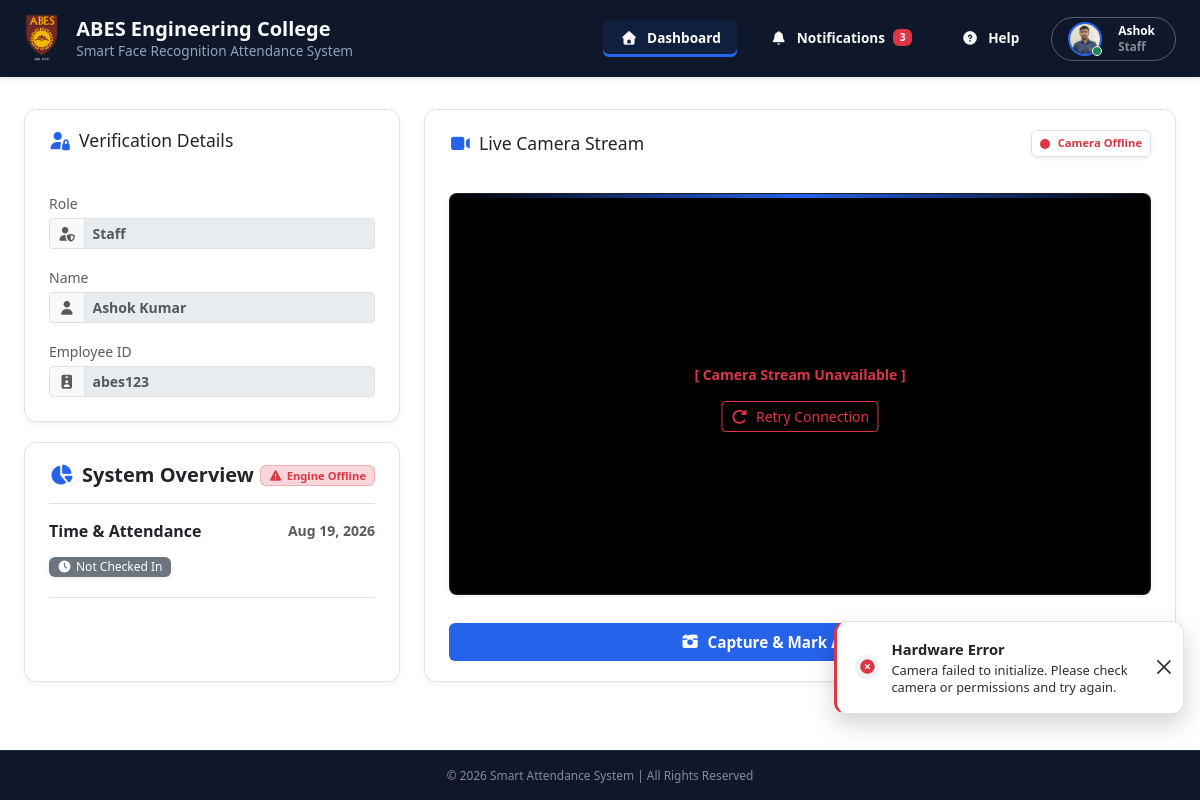
/attendance (signed in), run on an earlier commit of the app's database.
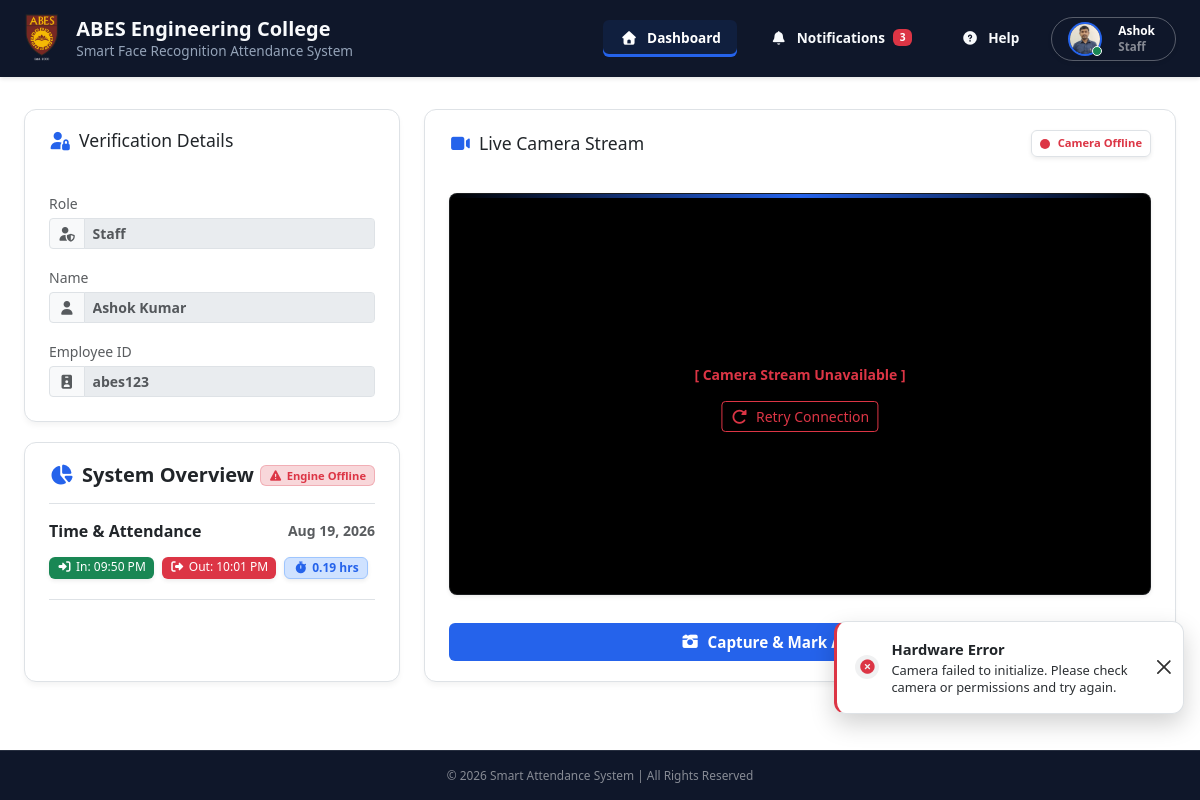
And on a later commit of the database.
### models.py (models this page shows)
class AttendanceRecord(db.Model):
    __tablename__ = 'attendance_records'
    __table_args__ = (
        UniqueConstraint('user_id', 'date', name='uq_attendance_user_date'),
    )
    id = db.Column(db.Integer, primary_key=True)
    user_id = db.Column(db.Integer, db.ForeignKey('users.id'), nullable=False)
    verification_method = db.Column(db.String(50), default='Face AI')
    status = db.Column(db.String(50), default='Present')
    marked_by_operator_id = db.Column(db.Integer, db.ForeignKey('users.id'), nullable=True)
    date = db.Column(db.Date, default=date.today)
    time_in = db.Column(db.DateTime, default=datetime.now)
    time_out = db.Column(db.DateTime, nullable=True)
    total_hours = db.Column(db.Float, nullable=True)

### routes/main.py (the view, shortened to what this page needs)
@main_bp.route('/attendance')
@login_required
def attendance():
    today_date = date.today()
    role = current_user.role.lower() if current_user.role else 'student'
    my_attendance = AttendanceRecord.query.filter_by(
        user_id=current_user.id,
        date=today_date
    ).first()
    admin_stats = {}
    teacher_stats = {}
    if role in ['teacher', 'faculty', 'staff']:
        if current_user.faculty_profile and current_user.faculty_profile.department_info:
            display_name = current_user.faculty_profile.department_info.name
            dept_id = current_user.faculty_profile.department_id
        else:
            display_name = 'General'
            dept_id = None
        teacher_stats['department'] = display_name
        try:
            if dept_id:
                count = db.session.query(func.count(db.distinct(AttendanceRecord.user_id)))\
                    .join(User, AttendanceRecord.user_id == User.id)\
                    .join(Student, User.id == Student.student_id)\
                    .join(Course, Student.course_id == Course.id)\
                    .filter(
                        AttendanceRecord.date == today_date,
                        User.role == 'student',
                        Course.department_id == dept_id
                ).scalar()
                teacher_stats['branch_students_present'] = count or 0
            else:
                teacher_stats['branch_students_present'] = 0
        except Exception as e:
            print(f"Query Error: {e}")
            teacher_stats['branch_students_present'] = 0
        except Exception as e:
            print(f"Query Error: {e}")
            teacher_stats['branch_students_present'] = 0
    return render_template(
        'attendance.html',
        user=current_user,
        my_attendance=my_attendance,
        admin_stats=admin_stats,
        teacher_stats=teacher_stats
    )

### models.py (called while the page is built)
@login_manager.user_loader
def load_user(user_id):
    return User.query.get(int(user_id))

### templates/attendance.html (shortened to what the changed rows need)
{% extends "base.html" %}
{% block content %}
<div class="main-container">
  <div class="left-panel">
    {% set user_id_val = '' %} {% set user_name_val = '' %} {% if user.role ==
    'student' and user.student_profile %} {% set user_id_val =
    user.student_profile.roll_no %} {% set user_name_val =
    user.student_profile.full_name %} {% elif user.role in ['teacher',
    'faculty', 'staff'] and user.faculty_profile %} {% set user_id_val =
    user.faculty_profile.employee_id %} {% set user_name_val =
    user.faculty_profile.full_name %} {% endif %}
    <div class="card-custom registration-card">
      <h2 class="mb-4">
        <i class="fa-solid fa-user-lock me-2 text-primary"></i>Verification
        Details
      </h2>
    </div>
    <div class="card-custom">
      <div class="{% if user.role != 'student' %}mb-3 pb-3 border-bottom{% endif %}">
        <div class="d-flex flex-wrap gap-2 mb-1">
          {% if my_attendance %}
            <span class="badge bg-success px-2 py-1 fw-medium shadow-sm"><i class="fa-solid fa-right-to-bracket me-1"></i>In: {{ my_attendance.time_in.strftime('%I:%M %p') }}</span>
            {% if my_attendance.time_out %}
              <span class="badge bg-danger px-2 py-1 fw-medium shadow-sm"><i class="fa-solid fa-right-from-bracket me-1"></i>Out: {{ my_attendance.time_out.strftime('%I:%M %p') }}</span>
              {% if my_attendance.total_hours %}
                <span class="badge bg-primary-subtle text-primary border border-primary-subtle px-2 py-1 fw-bold shadow-sm"><i class="fa-solid fa-stopwatch me-1"></i>{{ my_attendance.total_hours }} hrs</span>
              {% endif %}
            {% else %}
              <span class="badge bg-secondary px-2 py-1 fw-medium shadow-sm"><i class="fa-regular fa-clock me-1"></i>Out: Pending</span>
            {% endif %}
          {% else %}
            <span class="badge bg-secondary px-2 py-1 fw-medium shadow-sm"><i class="fa-solid fa-clock me-1"></i>Not Checked In</span>
          {% endif %}
        </div>
      </div>
    </div>
  </div>
  <div class="right-panel">
    <div class="card-custom camera-card">
      <div class="d-flex justify-content-between align-items-center mb-3">
        <h2 class="mb-0">
          <i class="fa-solid fa-video me-2 text-primary"></i>Live Camera Stream
        </h2>
      </div>
    </div>
  </div>
</div>
{% endblock %}

What changed in the data, as far as the page shows it:
added AttendanceRecord: time_in "09:50 PM", time_out "10:01 PM", total_hours "0.19"
Also different on the page:
text no longer shown: "Not Checked In"
text now shown: "In: Out: hrs"
